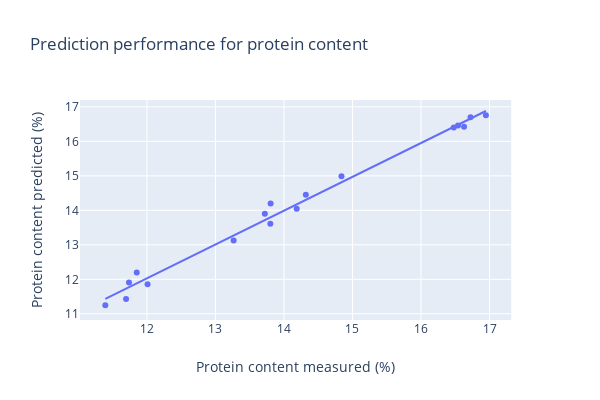

The notebook cell this image was saved under:
### Code cell
df_pred = pd.DataFrame()
df_pred['y_ref_test'] = y_test_oleo
df_pred['y_pred_test'] = y_pred
fig = px.scatter(df_pred, x="y_ref_test", y="y_pred_test", trendline="ols", title="Prediction performance for protein content ",
                 labels={
                     "y_ref_test": "Protein content measured (%)",
                     "y_pred_test": "Protein content predicted (%)",

                 },width=600, height=400)
fig.show()

### Figure 1 — Plotly figure (JSON) as saved in the notebook; plotly's stock layout.template omitted (floating-point values rounded to 4 significant figures)
{"data": [{"hoverlabel": {"namelength": 0}, "hovertemplate": "Protein content measured (%)=%{x}<br>Protein content predicted (%)=%{y}", "legendgroup": "", "marker": {"color": "#636efa", "symbol": "circle"}, "mode": "markers", "name": "", "showlegend": false, "type": "scatter", "x": [14.84, 16.95, 13.27, 12.01, 13.81, 11.39, 16.54, 11.85, 16.48, 11.7, 14.32, 16.72, 14.19, 13.8, 13.72, 11.74, 16.63], "xaxis": "x", "y": [14.99, 16.76, 13.13, 11.85, 14.2, 11.25, 16.46, 12.19, 16.4, 11.43, 14.45, 16.7, 14.05, 13.61, 13.9, 11.91, 16.42], "yaxis": "y"}, {"hoverlabel": {"namelength": 0}, "hovertemplate": "<b>OLS trendline</b><br>y_pred_test = 0.981295 * y_ref_test + 0.250225<br>R<sup>2</sup>=0.989734<br><br>Protein content measured (%)=%{x}<br>Protein content predicted (%)=%{y} <b>(trend)</b>", "legendgroup": "", "marker": {"color": "#636efa", "symbol": "circle"}, "mode": "lines", "name": "", "showlegend": false, "type": "scatter", "x": [11.39, 11.7, 11.74, 11.85, 12.01, 13.27, 13.72, 13.8, 13.81, 14.19, 14.32, 14.84, 16.48, 16.54, 16.63, 16.72, 16.95], "xaxis": "x", "y": [11.43, 11.73, 11.77, 11.88, 12.03, 13.27, 13.71, 13.79, 13.8, 14.17, 14.3, 14.81, 16.42, 16.48, 16.57, 16.66, 16.88], "yaxis": "y"}], "layout": {"height": 400, "legend": {"tracegroupgap": 0}, "title": {"text": "Prediction performance for protein content "}, "width": 600, "xaxis": {"anchor": "y", "domain": [0, 0.98], "title": {"text": "Protein content measured (%)"}}, "yaxis": {"anchor": "x", "domain": [0, 1], "title": {"text": "Protein content predicted (%)"}}}}
